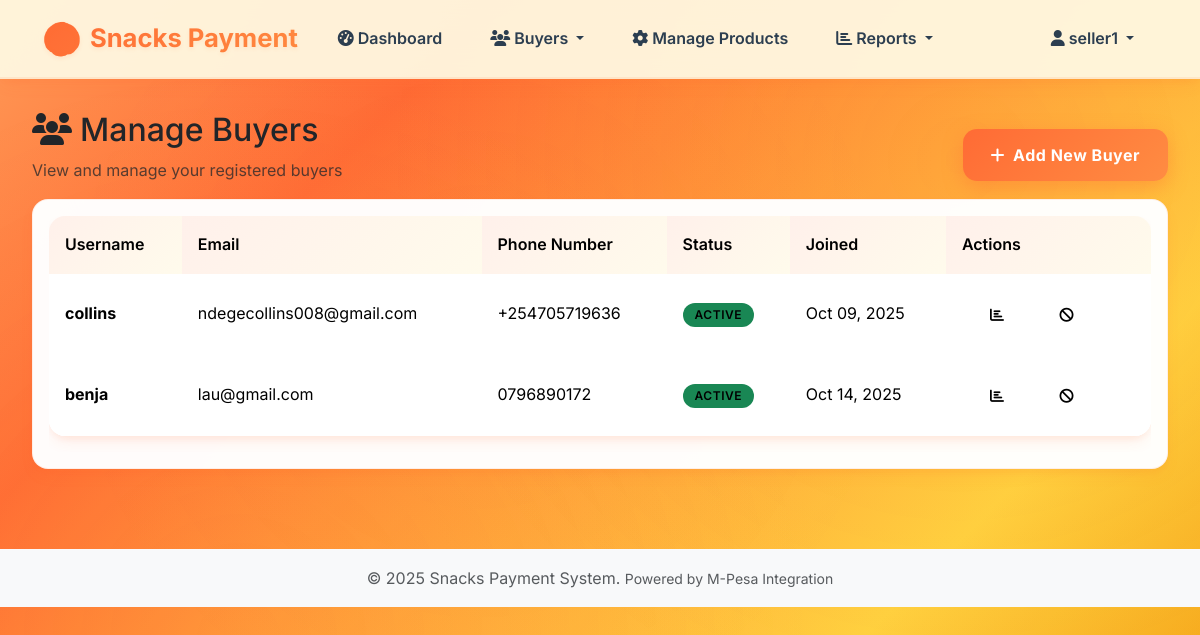
The app's page /accounts/manage-buyers/ (signed in) with its own data.
### apps/accounts/models.py (models this page shows, shortened)
class User(AbstractUser):
    ROLE_CHOICES = [
        ('SELLER', 'Seller'),
        ('BUYER', 'Buyer'),
    ]
    phone_number = models.CharField(max_length=15, unique=True)
    role = models.CharField(max_length=10, choices=ROLE_CHOICES, default='BUYER')
    created_by = models.ForeignKey(
        'self',
        on_delete=models.CASCADE,
        null=True,
        blank=True,
        related_name='created_buyers'
    )
    objects = UserManager()
    def is_seller(self):
        return self.role == 'SELLER'
    def is_buyer(self):
        return self.role == 'BUYER'

### apps/accounts/views.py (the view)
# urls.py: path('manage-buyers/', views.manage_buyers, name='manage_buyers'),
@login_required
@seller_required
def manage_buyers(request):
    buyers = User.objects.filter(created_by=request.user, role='BUYER')
    return render(request, 'accounts/manage_buyers.html', {'buyers': buyers})

### templates/accounts/manage_buyers.html (shortened to what this page needs)
{% extends 'base.html' %}
{% block content %}
<div class="row">
    <div class="col-12">
        <div class="d-flex justify-content-between align-items-center">
            <div>
                <h2><i class="fas fa-users me-2"></i>Manage Buyers</h2>
                <p class="text-muted">View and manage your registered buyers</p>
            </div>
            <a href="{% url 'accounts:register_buyer' %}" class="btn btn-primary">
                <i class="fas fa-plus me-2"></i>Add New Buyer
            </a>
        </div>
    </div>
</div>
<div class="row">
    <div class="col-12">
        <div class="card">
            <div class="card-body">
                {% if buyers %}
                    <div class="table-responsive">
                        <table class="table table-hover">
                            <thead>
                                <tr>
                                    <th>Username</th>
                                    <th>Email</th>
                                    <th>Phone Number</th>
                                    <th>Status</th>
                                    <th>Joined</th>
                                    <th>Actions</th>
                                </tr>
                            </thead>
                            <tbody>
                                {% for buyer in buyers %}
                                <tr>
                                    <td>
                                        <strong>{{ buyer.username }}</strong>
                                    </td>
                                    <td>{{ buyer.email }}</td>
                                    <td>{{ buyer.phone_number }}</td>
                                    <td>
                                        {% if buyer.is_active %}
                                            <span class="badge bg-success">Active</span>
                                        {% else %}
                                            <span class="badge bg-danger">Inactive</span>
                                        {% endif %}
                                    </td>
                                    <td>{{ buyer.date_joined|date:"M d, Y" }}</td>
                                    <td>
                                        <div class="btn-group btn-group-sm">
                                            <a href="{% url 'reports:buyer_report' buyer.id %}"
                                               class="btn btn-outline-info" title="View Report">
                                                <i class="fas fa-chart-bar"></i>
                                            </a>
                                            <a href="{% url 'accounts:toggle_buyer_status' buyer.id %}"
                                               class="btn btn-outline-{% if buyer.is_active %}danger{% else %}success{% endif %}"
                                               title="{% if buyer.is_active %}Deactivate{% else %}Activate{% endif %}">
                                                <i class="fas fa-{% if buyer.is_active %}ban{% else %}check{% endif %}"></i>
                                            </a>
                                        </div>
                                    </td>
                                </tr>
                                {% endfor %}
                            </tbody>
                        </table>
                    </div>
                {% endif %}
            </div>
        </div>
    </div>
</div>
{% endblock %}

### templates/navbar.html (shortened to what this page needs)
{% load static %}
<nav class="navbar navbar-expand-lg sticky-top">
    <div class="container">
        <a class="navbar-brand d-flex align-items-center" href="{% url 'accounts:dashboard' %}">
            <span class="fs-2 me-2 food-emoji">🍪</span>
            <span class="fw-bold">Snacks Payment</span>
        </a>
        {% if user.is_authenticated %}
            <div class="collapse navbar-collapse" id="navbarNav">
                <ul class="navbar-nav me-auto">
                    <li class="nav-item">
                        <a class="nav-link" href="{% url 'accounts:dashboard' %}">
                            <i class="fas fa-tachometer-alt me-1"></i>Dashboard
                        </a>
                    </li>
                    {% if user.is_seller %}
                        <li class="nav-item dropdown">
                            <a class="nav-link dropdown-toggle" href="#" id="buyersDropdown" role="button" data-bs-toggle="dropdown">
                                <i class="fas fa-users me-1"></i>Buyers
                            </a>
                        </li>
                        <li class="nav-item">
                            <a class="nav-link" href="{% url 'products:manage_products' %}">
                                <i class="fas fa-cog me-1"></i>Manage Products
                            </a>
                        </li>
                        <li class="nav-item dropdown">
                            <a class="nav-link dropdown-toggle" href="#" id="reportsDropdown" role="button" data-bs-toggle="dropdown">
                                <i class="fas fa-chart-bar me-1"></i>Reports
                            </a>
                        </li>
                    {% endif %}
                </ul>
                <ul class="navbar-nav">
                    <li class="nav-item dropdown">
                        <a class="nav-link dropdown-toggle" href="#" id="userDropdown" role="button" data-bs-toggle="dropdown">
                            <i class="fas fa-user me-1"></i>{{ user.username }}
                        </a>
                    </li>
                </ul>
            </div>
        {% endif %}
    </div>
</nav>

### records on screen
User: username "seller1"
User: username "collins", email "ndegecollins008@gmail.com", phone_number "+254705719636", is_active "ACTIVE", date_joined "Oct 09, 2025"
User: username "benja", email "lau@gmail.com", phone_number "0796890172", is_active "ACTIVE", date_joined "Oct 14, 2025"
